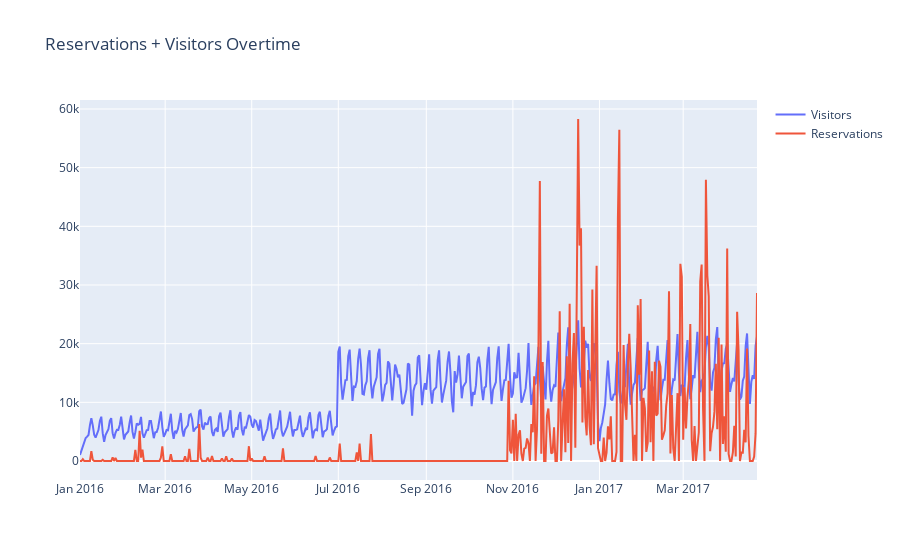

The cell this chart's notebook holds for it:
### Code cell
fig = go.Figure()

fig.add_trace(
    go.Scatter(x=data['visit_date'], y=data['visitors'], name = 'Visitors')
)

fig.add_trace(
    go.Scatter(x=data2['visit_date'], y=data2['reserve_visitors'], name = 'Reservations')
)

fig.update_layout(
    title = 'Reservations + Visitors Overtime'
)

### Figure 1 — Plotly figure (JSON) as saved in the notebook; plotly's stock layout.template omitted (floating-point values rounded to 4 significant figures; data arrays with more than 128 entries replaced by an {"elided": "..."} marker saying what was removed)
{"data": [{"name": "Visitors", "type": "scatter", "x": {"elided": "478 str values"}, "y": {"elided": "478 int values"}}, {"name": "Reservations", "type": "scatter", "x": {"elided": "478 str values"}, "y": {"elided": "478 int values"}}], "layout": {"title": {"text": "Reservations + Visitors Overtime"}}}
